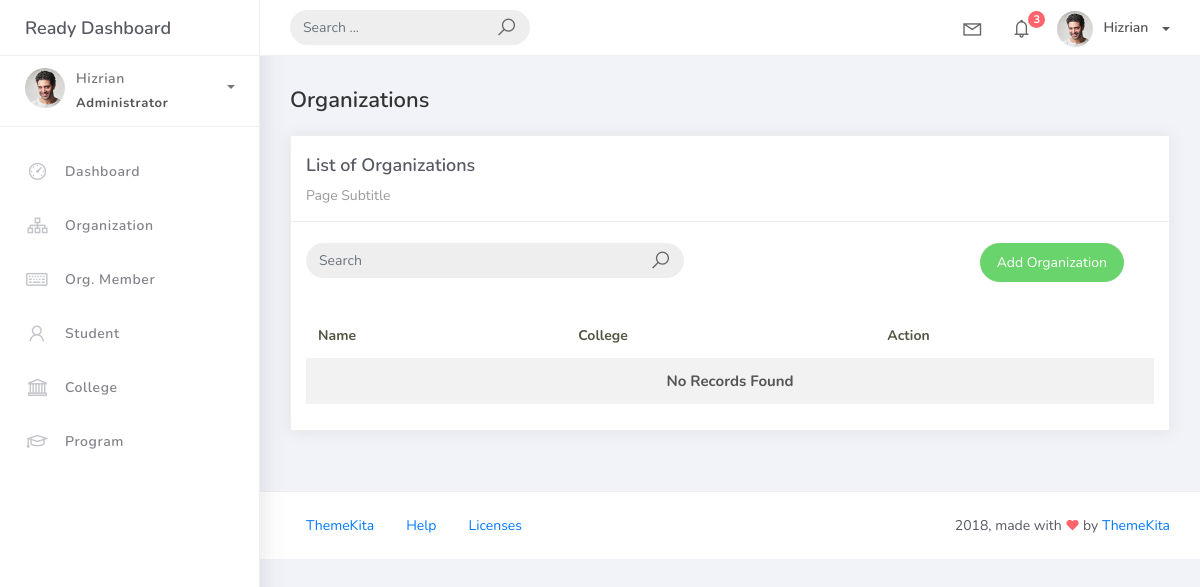
Before: /organization_list with the older database file.
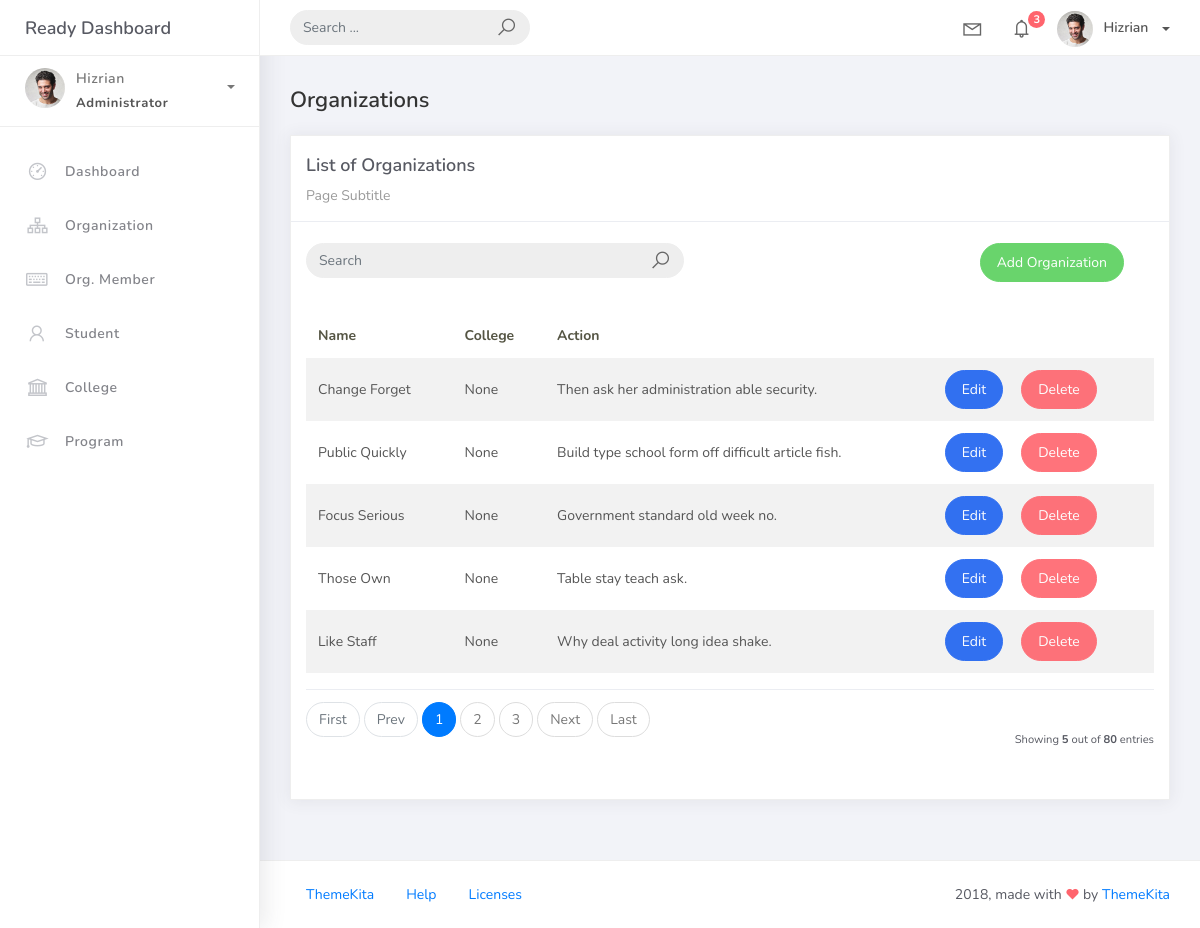
After: the same page with the newer database file.
### studentorg/models.py (models this page shows, shortened)
class BaseModel(models.Model):
    created_at = models.DateTimeField(auto_now_add=True, db_index=True)
    updated_at = models.DateTimeField(auto_now=True)
    class Meta:
        abstract = True

class Organization(BaseModel):
    name = models.CharField(max_length=250)
    college = models.ForeignKey(College, null=True, blank=True, on_delete=models.CASCADE)
    description = models.CharField(max_length=500)

### studentorg/views.py (the view)
# urls.py: path('organization_list', OrganizationList.as_view(), name='organization-list'),
class OrganizationList(ListView):
    model = Organization
    context_object_name = 'organization'
    template_name = 'org_list.html'
    paginate_by = 5
    def get_queryset(self, *args, **kwargs):
        qs = super(OrganizationList, self).get_queryset(*args, **kwargs)
        if self.request.GET.get("q") != None:
            query = self.request.GET.get('q')
            qs = qs.filter(Q(name__icontains=query) | Q(description__icontains=query))
        return qs

### templates/org_list.html (shortened to what this page needs)
{% extends 'base.html' %}
{% load static %}
{% block content %}
  <div class="content">
    <div class="container-fluid">
      <h4 class="page-title">Organizations</h4>
      <div class="row">
        <div class="col-md-12">
          <div class="card">
            <div class="card-header">
              <div class="card-title">List of Organizations</div>
              <div class="card-category">Page Subtitle</div>
            </div>
            <br />
                <div class="col-md-12 row">
                <div class="col-md-6">
                  <form class="navbar-left navbar-form nav-search mr-md-3" action="{% url 'organization-list'%}">
                    <div class="input-group">
                      <input type="text" placeholder="Search" class="form-control" name="q" />
                        <div class="input-group-append">
                        <span class="input-group-text">
                            <i class="la la-search search-icon"></i>
                        </span>
                        </div>
                    </div>
                    </form>
                </div>
                <div class="col-md-6">
                    <div class="pull-right">
                    <a href="{% url 'organization-add' %}" class="btn btn-success btn-rounded">Add Organization</a>
                    </div>
                </div>
                </div>
            <div class="card-body">
              <table class="table table-striped mt-3">
                <thead>
                  <tr>
                    <th scope="col">Name</th>
                    <th scope="col">College</th>
                    <th scope="col">Action</th>
                  </tr>
                </thead>
                <tbody>
                  {% for object in object_list %}
                    <tr>
                      <td>{{ object.name }}</td>
                      <td>{{ object.college }}</td>
                      <td>{{ object.description }}</td>
                      <td>
                        <a href="organization_list/{{ object.id }}" class="btn btn-primary btn-rounded">Edit</a>
                        <a href="organization_list/{{ object.id }}/delete" class="btn btn-danger btn-rounded">Delete</a>
                    </td>
                    </tr>
                    {% empty %}
                    <tr>
                      <td colspan="4" style="text-align: center">
                        <p class="text-sm font-weight-bold mb-0">No Records Found</p>
                      </td>
                    </tr>
                  {% endfor %}
                </tbody>
              </table>
              {% include 'includes/pagination.html' %}
            </div>
          </div>
        </div>
      </div>
    </div>
  </div>
{% endblock %}

### templates/base.html (shortened to what this page needs)
{% load static %}
<!DOCTYPE html>
<html>
<head>
	<link rel="stylesheet" href="{% static 'css/bootstrap.min.css' %}">
	<link rel="stylesheet" href="{% static 'css/ready.css' %}">
	<link rel="stylesheet" href="{% static 'css/demo.css' %}">
</head>
<body>
	<div class="wrapper">
		<div class="main-header">
			<div class="logo-header">
				<a href="index.html" class="logo">
					Ready Dashboard
				</a>
			</div>
			<nav class="navbar navbar-header navbar-expand-lg">
				<div class="container-fluid">
					<form class="navbar-left navbar-form nav-search mr-md-3" action="">
						<div class="input-group">
							<input type="text" placeholder="Search ..." class="form-control">
							<div class="input-group-append">
								<span class="input-group-text">
									<i class="la la-search search-icon"></i>
								</span>
							</div>
						</div>
					</form>
					<ul class="navbar-nav topbar-nav ml-md-auto align-items-center">
						<li class="nav-item dropdown hidden-caret">
							<a class="nav-link dropdown-toggle" href="#" id="navbarDropdown" role="button" data-toggle="dropdown" aria-haspopup="true" aria-expanded="false">
								<i class="la la-envelope"></i>
							</a>
						</li>
						<li class="nav-item dropdown hidden-caret">
							<a class="nav-link dropdown-toggle" href="#" id="navbarDropdown" role="button" data-toggle="dropdown" aria-haspopup="true" aria-expanded="false">
								<i class="la la-bell"></i>
								<span class="notification">3</span>
							</a>
						</li>
						<li class="nav-item dropdown">
							<a class="dropdown-toggle profile-pic" data-toggle="dropdown" href="#" aria-expanded="false"> <img src="{% static 'img/profile.jpg' %}" alt="user-img" width="36" class="img-circle"><span >Hizrian</span></span> </a>
							</li>
						</ul>
					</div>
				</nav>
			</div>
			<div class="sidebar">
				<div class="scrollbar-inner sidebar-wrapper">
					<div class="user">
						<div class="photo">
							<img src="{% static 'img/profile.jpg' %}">
						</div>
						<div class="info">
							<a class="" data-toggle="collapse" href="#collapseExample" aria-expanded="true">
								<span>
									Hizrian
									<span class="user-level">Administrator</span>
									<span class="caret"></span>
								</span>
							</a>
						</div>
					</div>
					<ul class="nav">
						<li class="nav-item">
							<a href="{% url 'home' %}">
								<i class="la la-dashboard"></i>
								<p>Dashboard</p>
							</a>
						</li>
						<li class="nav-item">
							<a href="{% url 'organization-list' %}">
								<i class="la la-sitemap"></i>
								<p>Organization</p>
							</a>
						</li>
						<li class="nav-item">
							<a href="{% url 'orgmember-list' %}">
								<i class="la la-keyboard-o"></i>
								<p>Org. Member</p>
							</a>
						</li>
						<li class="nav-item">
							<a href="{% url 'student-list' %}">
								<i class="la la-user"></i>
								<p>Student</p>
							</a>
						</li>
						<li class="nav-item">
							<a href="{% url 'college-list' %}">
								<i class="la la-university"></i>
								<p>College</p>
							</a>
						</li>
						<li class="nav-item">
							<a href="{% url 'program-list' %}">
								<i class="la la-graduation-cap"></i>
								<p>Program</p>
							</a>
						</li>
					</ul>
				</div>
			</div>
			<div class="main-panel">
                {% block content %}
                {% endblock %}
				<footer class="footer">
					<div class="container-fluid">
						<nav class="pull-left">
							<ul class="nav">
								<li class="nav-item">
									<a class="nav-link" href="http://www.themekita.com">
										ThemeKita
									</a>
								</li>
								<li class="nav-item">
									<a class="nav-link" href="#">
										Help
									</a>
								</li>
								<li class="nav-item">
									<a class="nav-link" href="https://themewagon.com/license/#free-item">
										Licenses
									</a>
								</li>
							</ul>
						</nav>
						<div class="copyright ml-auto">
							2018, made with <i class="la la-heart heart text-danger"></i> by <a href="http://www.themekita.com">ThemeKita</a>
						</div>
					</div>
				</footer>
			</div>
		</div>
</body>
</html>

### templates/includes/pagination.html
{% if is_paginated %}
  <div class="card-footer px-0 border-0 d-flex flex-column flex-lg-row align-items-center justify-content-between mt-3">
    <nav aria-label="Topics pagination" class="mb-4">
      <ul class="pagination">
        {% if page_obj.number > 1 %}
          <li class="page-item">
            <a class="page-link" href="?page=1">First</a>
          </li>
        {% else %}
          <li class="page-item disabled">
            <span class="page-link">First</span>
          </li>
        {% endif %}
        {% if page_obj.has_previous %}
          <li class="page-item">
            <a class="page-link" href="?page={{ page_obj.previous_page_number }}">Prev</a>
          </li>
        {% else %}
          <li class="page-item disabled">
            <span class="page-link">Prev</span>
          </li>
        {% endif %}
        {% for page_num in paginator.page_range %}
          {% if page_obj.number == page_num %}
            <li class="page-item active">
              <span class="page-link">{{ page_num }} <span class="sr-only">(current)</span></span>
            </li>
          {% elif page_num > page_obj.number|add:'-3' and page_num < page_obj.number|add:'3' %}
            <li class="page-item">
              <a class="page-link" href="?page={{ page_num }}">{{ page_num }}</a>
            </li>
          {% endif %}
        {% endfor %}
        {% if page_obj.has_next %}
          <li class="page-item">
            <a class="page-link" href="?page={{ page_obj.next_page_number }}">Next</a>
          </li>
        {% else %}
          <li class="page-item disabled">
            <span class="page-link">Next</span>
          </li>
        {% endif %}
        {% if page_obj.number != paginator.num_pages %}
          <li class="page-item">
            <a class="page-link" href="?page={{ paginator.num_pages }}">Last</a>
          </li>
        {% else %}
          <li class="page-item disabled">
            <span class="page-link">Last</span>
          </li>
        {% endif %}
      </ul>
    </nav>
    <div class="fw-normal small mt-4 mt-lg-0">
      Showing <b>{{ object_list.count }}</b> out of <b>{{ paginator.count }}</b> entries
    </div>
  </div>
{% endif %}

Changed rows visible on the page:
added Organization: name "Change Forget", college "None", description "Then ask her administration able security."
added Organization: name "Public Quickly", college "None", description "Build type school form off difficult article fish."
added Organization: name "Focus Serious", college "None", description "Government standard old week no."
added Organization: name "Those Own", college "None", description "Table stay teach ask."
added Organization: name "Like Staff", college "None", description "Why deal activity long idea shake."
Other visible differences:
{{ object_list.count }}: (not shown) → "5"
{{ paginator.count }}: (not shown) → "80"
text no longer shown: "No Records Found"
text now shown: "First Prev Next Last Showing out of entries"
new list line: "1"
new list line: "2"
new list line: "3"
